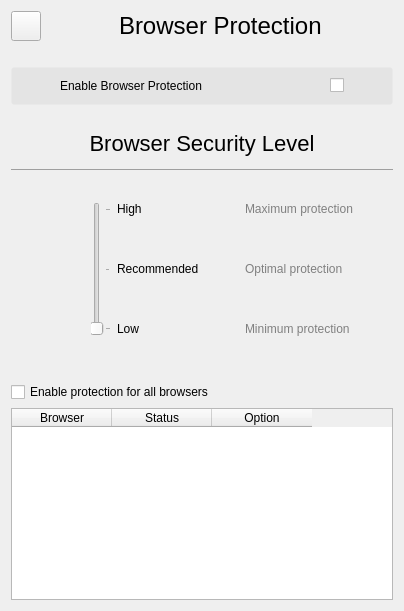
       <widget class="QWidget" name="page_3">
        <layout class="QGridLayout" name="gridLayout_2">
         <item row="0" column="0">
          <layout class="QVBoxLayout" name="verticalLayout_5">
           <item>
            <layout class="QHBoxLayout" name="horizontalLayout_4">
             <item>
              <widget class="QPushButton" name="back2">
               <property name="minimumSize">
                <size>
                 <width>30</width>
                 <height>30</height>
                </size>
               </property>
               <property name="maximumSize">
                <size>
                 <width>30</width>
                 <height>30</height>
                </size>
               </property>
               <property name="text">
                <string/>
               </property>
               <property name="icon">
                <iconset resource="img.qrc">
                 <normaloff>:/images/left.png</normaloff>:/images/left.png</iconset>
               </property>
              </widget>
             </item>
             <item>
              <spacer name="horizontalSpacer_9">
               <property name="orientation">
                <enum>Qt::Horizontal</enum>
               </property>
               <property name="sizeHint" stdset="0">
                <size>
                 <width>40</width>
                 <height>20</height>
                </size>
               </property>
              </spacer>
             </item>
             <item>
              <widget class="QLabel" name="label_9">
               <property name="styleSheet">
                <string notr="true">font-size: 24px;</string>
               </property>
               <property name="text">
                <string>Browser Protection</string>
               </property>
              </widget>
             </item>
             <item>
              <spacer name="horizontalSpacer_10">
               <property name="orientation">
                <enum>Qt::Horizontal</enum>
               </property>
               <property name="sizeHint" stdset="0">
                <size>
                 <width>40</width>
                 <height>20</height>
                </size>
               </property>
              </spacer>
             </item>
            </layout>
           </item>
           <item>
            <spacer name="verticalSpacer_14">
             <property name="orientation">
              <enum>Qt::Vertical</enum>
             </property>
             <property name="sizeType">
              <enum>QSizePolicy::Fixed</enum>
             </property>
             <property name="sizeHint" stdset="0">
              <size>
               <width>20</width>
               <height>20</height>
              </size>
             </property>
            </spacer>
           </item>
           <item>
            <widget class="QWidget" name="W1" native="true">
             <property name="styleSheet">
              <string notr="true">QWidget#W1{background: #E4E4E4; border: 1px solid transparent; border-radius: 3px;}</string>
             </property>
             <layout class="QHBoxLayout" name="horizontalLayout_5">
              <item>
               <spacer name="horizontalSpacer_14">
                <property name="orientation">
                 <enum>Qt::Horizontal</enum>
                </property>
                <property name="sizeType">
                 <enum>QSizePolicy::Fixed</enum>
                </property>
                <property name="sizeHint" stdset="0">
                 <size>
                  <width>40</width>
                  <height>20</height>
                 </size>
                </property>
               </spacer>
              </item>
              <item>
               <widget class="QLabel" name="label_10">
                <property name="text">
                 <string>Enable Browser Protection</string>
                </property>
               </widget>
              </item>
              <item>
               <spacer name="horizontalSpacer_11">
                <property name="orientation">
                 <enum>Qt::Horizontal</enum>
                </property>
                <property name="sizeHint" stdset="0">
                 <size>
                  <width>40</width>
                  <height>20</height>
                 </size>
                </property>
               </spacer>
              </item>
              <item>
               <widget class="Switch" name="checkBox_3">
                <property name="layoutDirection">
                 <enum>Qt::RightToLeft</enum>
                </property>
                <property name="text">
                 <string/>
                </property>
               </widget>
              </item>
              <item>
               <spacer name="horizontalSpacer_12">
                <property name="orientation">
                 <enum>Qt::Horizontal</enum>
                </property>
                <property name="sizeType">
                 <enum>QSizePolicy::Fixed</enum>
                </property>
                <property name="sizeHint" stdset="0">
                 <size>
                  <width>40</width>
                  <height>20</height>
                 </size>
                </property>
               </spacer>
              </item>
             </layout>
            </widget>
           </item>
           <item>
            <spacer name="verticalSpacer_15">
             <property name="orientation">
              <enum>Qt::Vertical</enum>
             </property>
             <property name="sizeType">
              <enum>QSizePolicy::Fixed</enum>
             </property>
             <property name="sizeHint" stdset="0">
              <size>
               <width>20</width>
               <height>20</height>
              </size>
             </property>
            </spacer>
           </item>
           <item>
            <widget class="QLabel" name="label_11">
             <property name="styleSheet">
              <string notr="true">font-size: 22px;</string>
             </property>
             <property name="text">
              <string>Browser Security Level</string>
             </property>
             <property name="alignment">
              <set>Qt::AlignCenter</set>
             </property>
            </widget>
           </item>
           <item>
            <widget class="QLabel" name="label_18">
             <property name="text">
              <string>&lt;hr&gt;</string>
             </property>
            </widget>
           </item>
           <item>
            <spacer name="verticalSpacer_16">
             <property name="orientation">
              <enum>Qt::Vertical</enum>
             </property>
             <property name="sizeType">
              <enum>QSizePolicy::Fixed</enum>
             </property>
             <property name="sizeHint" stdset="0">
              <size>
               <width>20</width>
               <height>20</height>
              </size>
             </property>
            </spacer>
           </item>
           <item>
            <layout class="QHBoxLayout" name="horizontalLayout_6">
             <item>
              <spacer name="horizontalSpacer_13">
               <property name="orientation">
                <enum>Qt::Horizontal</enum>
               </property>
               <property name="sizeType">
                <enum>QSizePolicy::Fixed</enum>
               </property>
               <property name="sizeHint" stdset="0">
                <size>
                 <width>80</width>
                 <height>20</height>
                </size>
               </property>
              </spacer>
             </item>
             <item>
              <widget class="QSlider" name="verticalSlider">
               <property name="minimum">
                <number>1</number>
               </property>
               <property name="maximum">
                <number>3</number>
               </property>
               <property name="pageStep">
                <number>1</number>
               </property>
               <property name="orientation">
                <enum>Qt::Vertical</enum>
               </property>
               <property name="tickPosition">
                <enum>QSlider::TicksBelow</enum>
               </property>
              </widget>
             </item>
             <item>
              <layout class="QVBoxLayout" name="verticalLayout_6">
               <item>
                <widget class="QLabel" name="label_12">
                 <property name="text">
                  <string>High</string>
                 </property>
                </widget>
               </item>
               <item>
                <spacer name="verticalSpacer_10">
                 <property name="orientation">
                  <enum>Qt::Vertical</enum>
                 </property>
                 <property name="sizeHint" stdset="0">
                  <size>
                   <width>20</width>
                   <height>40</height>
                  </size>
                 </property>
                </spacer>
               </item>
               <item>
                <widget class="QLabel" name="label_13">
                 <property name="text">
                  <string>Recommended</string>
                 </property>
                </widget>
               </item>
               <item>
                <spacer name="verticalSpacer_11">
                 <property name="orientation">
                  <enum>Qt::Vertical</enum>
                 </property>
                 <property name="sizeHint" stdset="0">
                  <size>
                   <width>20</width>
                   <height>40</height>
                  </size>
                 </property>
                </spacer>
               </item>
               <item>
                <widget class="QLabel" name="label_14">
                 <property name="text">
                  <string>Low</string>
                 </property>
                </widget>
               </item>
              </layout>
             </item>
             <item>
              <spacer name="horizontalSpacer_15">
               <property name="orientation">
                <enum>Qt::Horizontal</enum>
               </property>
               <property name="sizeType">
                <enum>QSizePolicy::Fixed</enum>
               </property>
               <property name="sizeHint" stdset="0">
                <size>
                 <width>40</width>
                 <height>20</height>
                </size>
               </property>
              </spacer>
             </item>
             <item>
              <layout class="QVBoxLayout" name="verticalLayout_7">
               <item>
                <widget class="QLabel" name="label_15">
                 <property name="styleSheet">
                  <string notr="true">color: grey;</string>
                 </property>
                 <property name="text">
                  <string>Maximum protection</string>
                 </property>
                </widget>
               </item>
               <item>
                <spacer name="verticalSpacer_12">
                 <property name="orientation">
                  <enum>Qt::Vertical</enum>
                 </property>
                 <property name="sizeHint" stdset="0">
                  <size>
                   <width>20</width>
                   <height>40</height>
                  </size>
                 </property>
                </spacer>
               </item>
               <item>
                <widget class="QLabel" name="label_16">
                 <property name="styleSheet">
                  <string notr="true">color: grey;</string>
                 </property>
                 <property name="text">
                  <string>Optimal protection</string>
                 </property>
                </widget>
               </item>
               <item>
                <spacer name="verticalSpacer_13">
                 <property name="orientation">
                  <enum>Qt::Vertical</enum>
                 </property>
                 <property name="sizeHint" stdset="0">
                  <size>
                   <width>20</width>
                   <height>40</height>
                  </size>
                 </property>
                </spacer>
               </item>
               <item>
                <widget class="QLabel" name="label_17">
                 <property name="styleSheet">
                  <string notr="true">color: grey;</string>
                 </property>
                 <property name="text">
                  <string>Minimum protection</string>
                 </property>
                </widget>
               </item>
              </layout>
             </item>
             <item>
              <spacer name="horizontalSpacer_16">
               <property name="orientation">
                <enum>Qt::Horizontal</enum>
               </property>
               <property name="sizeHint" stdset="0">
                <size>
                 <width>40</width>
                 <height>20</height>
                </size>
               </property>
              </spacer>
             </item>
            </layout>
           </item>
           <item>
            <spacer name="verticalSpacer_17">
             <property name="orientation">
              <enum>Qt::Vertical</enum>
             </property>
             <property name="sizeHint" stdset="0">
              <size>
               <width>20</width>
               <height>40</height>
              </size>
             </property>
            </spacer>
           </item>
           <item>
            <widget class="QCheckBox" name="checkBox_4">
             <property name="layoutDirection">
              <enum>Qt::LeftToRight</enum>
             </property>
             <property name="text">
              <string>Enable protection for all browsers</string>
             </property>
            </widget>
           </item>
           <item>
            <widget class="QTableWidget" name="browser_status_tab">
             <column>
              <property name="text">
               <string>Browser</string>
              </property>
             </column>
             <column>
              <property name="text">
               <string>Status</string>
              </property>
             </column>
             <column>
              <property name="text">
               <string>Option</string>
              </property>
             </column>
            </widget>
           </item>
          </layout>
         </item>
        </layout>
       </widget>
